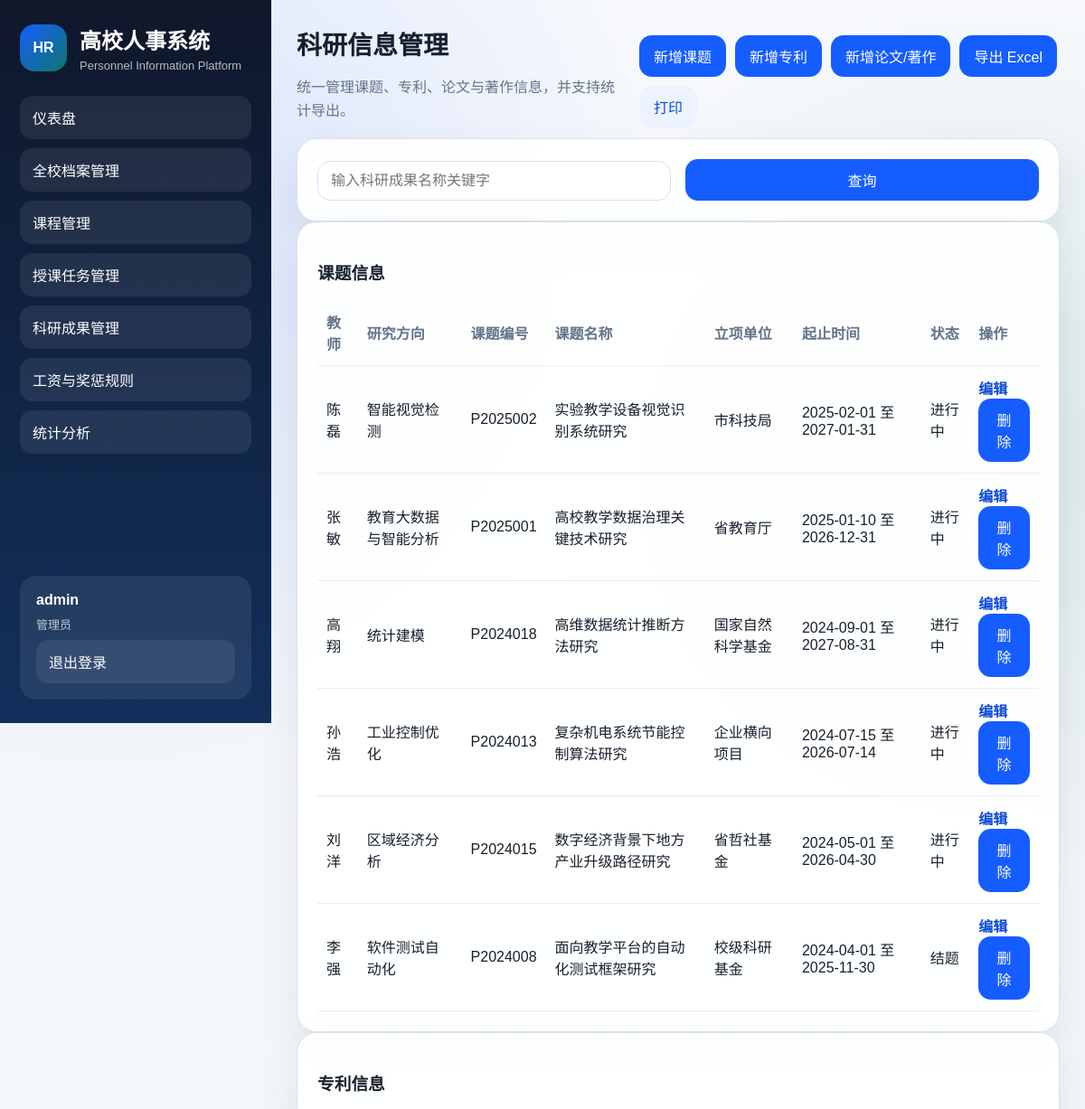
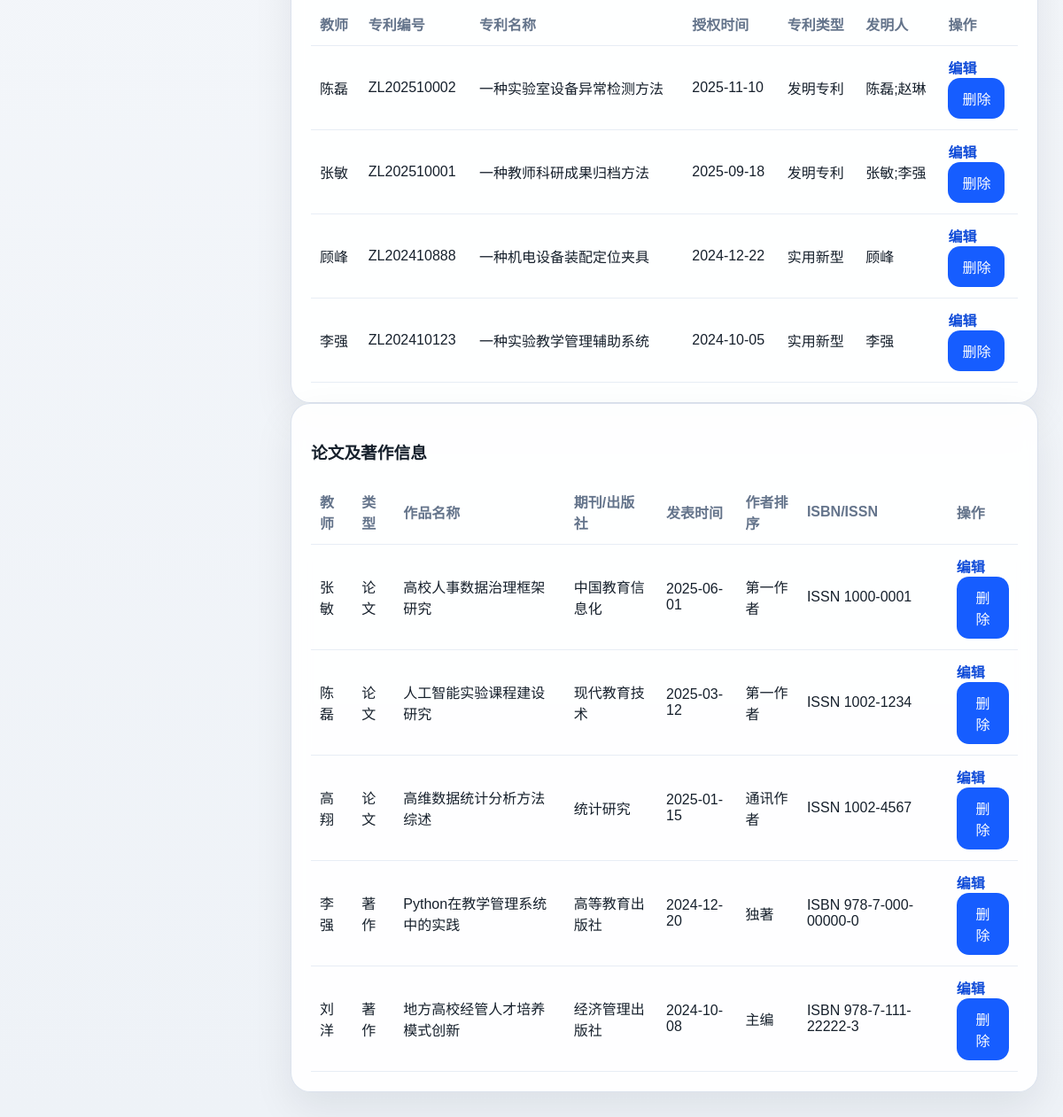
/research (signed in), run on the app's committed database (2 pictures, top to bottom).
### models.py (models this page shows, shortened)
class TimestampMixin:
    created_at = Column(DateTime)
    updated_at = Column(DateTime)

class User(TimestampMixin, Base):
    __tablename__ = "users"
    id = Column(Integer, primary_key=True)
    username = Column(String(64), unique=True, nullable=False, index=True)
    password_hash = Column(String(255), nullable=False)
    role = Column(String(20), nullable=False, default="teacher", index=True)
    employee_id = Column(Integer, ForeignKey("employees.id"))
    employee = relationship("Employee", back_populates="user", uselist=False)

class ResearchProject(TimestampMixin, Base):
    __tablename__ = "research_projects"
    id = Column(Integer, primary_key=True)
    employee_id = Column(Integer, ForeignKey("employees.id"), nullable=False)
    research_direction = Column(String(150), nullable=False)
    project_no = Column(String(32), unique=True, nullable=False, index=True)
    project_name = Column(String(150), nullable=False, index=True)
    sponsor = Column(String(100))
    start_date = Column(Date)
    end_date = Column(Date)
    status = Column(String(20), nullable=False, default="进行中", index=True)
    employee = relationship("Employee", back_populates="research_projects")

class Employee(TimestampMixin, Base):
    __tablename__ = "employees"
    id = Column(Integer, primary_key=True)
    employee_no = Column(String(32), unique=True, nullable=False, index=True)
    name = Column(String(50), nullable=False)
    gender = Column(String(10), nullable=False)
    birth_date = Column(Date)
    education = Column(String(50), index=True)
    degree = Column(String(50))
    major = Column(String(100))
    hire_date = Column(Date)
    department_id = Column(Integer, ForeignKey("departments.id"), nullable=False)
    title = Column(String(50), index=True)
    position = Column(String(50))
    salary_grade = Column(String(20))
    phone = Column(String(30))
    email = Column(String(120))
    reward_punishment = Column(Text)
    status = Column(String(20), nullable=False, default="在职", index=True)
    notes = Column(Text)
    department = relationship("Department", back_populates="employees")
    user = relationship("User", back_populates="employee", uselist=False)
    course_assignments = relationship("TeachingAssignment", back_populates="employee")
    research_projects = relationship("ResearchProject", back_populates="employee")
    patents = relationship("Patent", back_populates="employee")
    publications = relationship("Publication", back_populates="employee")

class Patent(TimestampMixin, Base):
    __tablename__ = "patents"
    id = Column(Integer, primary_key=True)
    employee_id = Column(Integer, ForeignKey("employees.id"), nullable=False)
    patent_no = Column(String(32), unique=True, nullable=False, index=True)
    patent_name = Column(String(150), nullable=False, index=True)
    grant_date = Column(Date)
    patent_type = Column(String(50))
    inventors = Column(String(255))
    employee = relationship("Employee", back_populates="patents")

class Publication(TimestampMixin, Base):
    __tablename__ = "publications"
    id = Column(Integer, primary_key=True)
    employee_id = Column(Integer, ForeignKey("employees.id"), nullable=False)
    work_name = Column(String(150), nullable=False, index=True)
    publisher = Column(String(150))
    publish_date = Column(Date)
    author_order = Column(String(50))
    isbn_issn = Column(String(50))
    work_type = Column(String(20), nullable=False, default="论文")
    employee = relationship("Employee", back_populates="publications")

### app.py (the view)
    @app.route("/research")
    @login_required
    def research_home():
        user = get_current_user()
        project_query, patent_query, publication_query = research_scope(user)
        keyword = request.args.get("keyword", "").strip()
        if keyword:
            project_query = project_query.filter(ResearchProject.project_name.contains(keyword))
            patent_query = patent_query.filter(Patent.patent_name.contains(keyword))
            publication_query = publication_query.filter(Publication.work_name.contains(keyword))
        return render_template(
            "research/index.html",
            projects=project_query.order_by(ResearchProject.start_date.desc()).all(),
            patents=patent_query.order_by(Patent.grant_date.desc()).all(),
            publications=publication_query.order_by(Publication.publish_date.desc()).all(),
            keyword=keyword,
            employees=Employee.query.order_by(Employee.name.asc()).all(),
        )

### app.py (called while the page is built)
def register_context(app: Flask) -> None:
    @app.context_processor
    def inject_user():
        return {
            "current_user": get_current_user(),
            "employee_statuses": EMPLOYEE_STATUSES,
            "gender_options": GENDER_OPTIONS,
            "salary_grade_options": SALARY_GRADE_OPTIONS,
            "course_natures": COURSE_NATURES,
            "research_statuses": RESEARCH_STATUSES,
            "publication_types": PUBLICATION_TYPES,
        }

def research_scope(user: User):
    project_query = ResearchProject.query.join(Employee)
    patent_query = Patent.query.join(Employee)
    publication_query = Publication.query.join(Employee)
    if user.role != "admin":
        project_query = project_query.filter(ResearchProject.employee_id == user.employee_id)
        patent_query = patent_query.filter(Patent.employee_id == user.employee_id)
        publication_query = publication_query.filter(Publication.employee_id == user.employee_id)
    return project_query, patent_query, publication_query

### extensions.py (called while the page is built)
    def init_app(self, app) -> None:
        uri = app.config["SQLALCHEMY_DATABASE_URI"]
        connect_args = {}
        if uri.startswith("sqlite:///"):
            connect_args["check_same_thread"] = False
        engine = create_engine(uri, connect_args=connect_args)
        SessionLocal.configure(bind=engine)
        Base.metadata.bind = engine
        Base.query = SessionLocal.query_property()
        Base.metadata.create_all(bind=engine)
        @app.teardown_appcontext
        def remove_session(exception=None):
            SessionLocal.remove()

### utils.py (called while the page is built)
def get_current_user() -> User | None:
    user_id = session.get("user_id")
    if not user_id:
        return None
    return db.session.get(User, user_id)

def login_required(view):
    @wraps(view)
    def wrapped_view(*args, **kwargs):
        if not get_current_user():
            flash("请先登录系统。", "warning")
            return redirect(url_for("login"))
        return view(*args, **kwargs)
    return wrapped_view

### templates/research/index.html
{% extends 'base.html' %}
{% block content %}
<section class="page-head">
    <div>
        <h2>科研信息管理</h2>
        <p>统一管理课题、专利、论文与著作信息，并支持统计导出。</p>
    </div>
    <div class="actions">
        {% if current_user.role == 'admin' %}
        <a href="{{ url_for('project_create') }}">新增课题</a>
        <a href="{{ url_for('patent_create') }}">新增专利</a>
        <a href="{{ url_for('publication_create') }}">新增论文/著作</a>
        {% endif %}
        <a class="secondary-btn" href="{{ url_for('export_excel', table_name='research') }}">导出 Excel</a>
        <button class="secondary-btn" onclick="window.print()">打印</button>
    </div>
</section>
<section class="panel">
    <form method="get" class="filter-grid">
        <input type="text" name="keyword" placeholder="输入科研成果名称关键字" value="{{ keyword }}">
        <button type="submit">查询</button>
    </form>
</section>
<section class="panel">
    <div class="panel-head"><h3>课题信息</h3></div>
    <table>
        <thead><tr><th>教师</th><th>研究方向</th><th>课题编号</th><th>课题名称</th><th>立项单位</th><th>起止时间</th><th>状态</th><th>操作</th></tr></thead>
        <tbody>
            {% for item in projects %}
            <tr>
                <td>{{ item.employee.name }}</td>
                <td>{{ item.research_direction }}</td>
                <td>{{ item.project_no }}</td>
                <td>{{ item.project_name }}</td>
                <td>{{ item.sponsor }}</td>
                <td>{{ item.start_date }} 至 {{ item.end_date }}</td>
                <td>{{ item.status }}</td>
                <td class="actions-cell">
                    {% if current_user.role == 'admin' %}
                    <a class="text-link" href="{{ url_for('project_edit', record_id=item.id) }}">编辑</a>
                    <form method="post" action="{{ url_for('project_delete', record_id=item.id) }}"><button type="submit" class="tiny-btn danger-btn">删除</button></form>
                    {% else %}查看{% endif %}
                </td>
            </tr>
            {% else %}
            <tr><td colspan="8" class="empty">暂无课题记录</td></tr>
            {% endfor %}
        </tbody>
    </table>
</section>
<section class="panel">
    <div class="panel-head"><h3>专利信息</h3></div>
    <table>
        <thead><tr><th>教师</th><th>专利编号</th><th>专利名称</th><th>授权时间</th><th>专利类型</th><th>发明人</th><th>操作</th></tr></thead>
        <tbody>
            {% for item in patents %}
            <tr>
                <td>{{ item.employee.name }}</td>
                <td>{{ item.patent_no }}</td>
                <td>{{ item.patent_name }}</td>
                <td>{{ item.grant_date }}</td>
                <td>{{ item.patent_type }}</td>
                <td>{{ item.inventors }}</td>
                <td class="actions-cell">
                    {% if current_user.role == 'admin' %}
                    <a class="text-link" href="{{ url_for('patent_edit', record_id=item.id) }}">编辑</a>
                    <form method="post" action="{{ url_for('patent_delete', record_id=item.id) }}"><button type="submit" class="tiny-btn danger-btn">删除</button></form>
                    {% else %}查看{% endif %}
                </td>
            </tr>
            {% else %}
            <tr><td colspan="7" class="empty">暂无专利记录</td></tr>
            {% endfor %}
        </tbody>
    </table>
</section>
<section class="panel">
    <div class="panel-head"><h3>论文及著作信息</h3></div>
    <table>
        <thead><tr><th>教师</th><th>类型</th><th>作品名称</th><th>期刊/出版社</th><th>发表时间</th><th>作者排序</th><th>ISBN/ISSN</th><th>操作</th></tr></thead>
        <tbody>
            {% for item in publications %}
            <tr>
                <td>{{ item.employee.name }}</td>
                <td>{{ item.work_type }}</td>
                <td>{{ item.work_name }}</td>
                <td>{{ item.publisher }}</td>
                <td>{{ item.publish_date }}</td>
                <td>{{ item.author_order }}</td>
                <td>{{ item.isbn_issn }}</td>
                <td class="actions-cell">
                    {% if current_user.role == 'admin' %}
                    <a class="text-link" href="{{ url_for('publication_edit', record_id=item.id) }}">编辑</a>
                    <form method="post" action="{{ url_for('publication_delete', record_id=item.id) }}"><button type="submit" class="tiny-btn danger-btn">删除</button></form>
                    {% else %}查看{% endif %}
                </td>
            </tr>
            {% else %}
            <tr><td colspan="8" class="empty">暂无论文或著作记录</td></tr>
            {% endfor %}
        </tbody>
    </table>
</section>
{% endblock %}

### templates/base.html (shortened to what this page needs)
<!DOCTYPE html>
<html lang="zh-CN">
<head>
    <link rel="stylesheet" href="{{ url_for('static', filename='css/style.css') }}">
</head>
<body class="{% if current_user %}logged-in{% else %}guest{% endif %}">
    <div class="{% if current_user %}app-shell{% else %}public-shell{% endif %}">
        {% if current_user %}
        <aside class="sidebar">
            <div class="brand">
                <div class="brand-mark">HR</div>
                <div>
                    <h1>高校人事系统</h1>
                    <p>Personnel Information Platform</p>
                </div>
            </div>
            <nav class="nav">
                {% if current_user.role == 'admin' %}
                <a href="{{ url_for('dashboard') }}">仪表盘</a>
                <a href="{{ url_for('employee_list') }}">全校档案管理</a>
                <a href="{{ url_for('course_list') }}">课程管理</a>
                <a href="{{ url_for('teaching_list') }}">授课任务管理</a>
                <a href="{{ url_for('research_home') }}">科研成果管理</a>
                <a href="{{ url_for('salary_rules') }}">工资与奖惩规则</a>
                <a href="{{ url_for('statistics') }}">统计分析</a>
                {% else %}
                <a href="{{ url_for('dashboard') }}">仪表盘</a>
                <a href="{{ url_for('employee_list') }}">我的档案</a>
                <a href="{{ url_for('course_list') }}">我的课程</a>
                <a href="{{ url_for('research_home') }}">我的科研</a>
                <a href="{{ url_for('salary_rules') }}">工资与奖惩规则</a>
                {% endif %}
            </nav>
            <div class="account-card">
                <div class="account-name">{{ current_user.username }}</div>
                <div class="account-meta">{{ '管理员' if current_user.role == 'admin' else '教师账号' }}</div>
                <a class="ghost-btn" href="{{ url_for('logout') }}">退出登录</a>
            </div>
        </aside>
        {% endif %}
        <main class="content {% if not current_user %}auth-layout{% endif %}">
            {% block content %}{% endblock %}
        </main>
    </div>
</body>
</html>

### static/css/style.css (style rules this page uses)
:root { --bg: #eef2f7; --panel: rgba(255, 255, 255, 0.92); --ink: #16202c; --muted: #64748b; --brand: #165dff; --brand-2: #0f4bd8; --line: #d7dfeb; --accent: #0f766e; --danger: #d14343; --shadow: 0 18px 45px rgba(17, 24, 39, 0.08); }
* { box-sizing: border-box; }
body { margin: 0; color: var(--ink); font-family: "Microsoft YaHei", "PingFang SC", sans-serif; background: radial-gradient(circle at 10% 10%, rgba(22, 93, 255, 0.14), transparent 25%), radial-gradient(circle at 90% 20%, rgba(15, 118, 110, 0.12), transparent 22%), linear-gradient(180deg, #f7f9fc 0%, var(--bg) 100%); }
a { color: inherit; text-decoration: none; }
.app-shell { min-height: 100vh; display: grid; grid-template-columns: 300px 1fr; }
.sidebar { background: linear-gradient(180deg, #0f172a 0%, #12305c 100%); color: #fff; padding: 26px 22px; display: flex; flex-direction: column; gap: 26px; position: sticky; top: 0; height: 100vh; }
.brand { display: flex; gap: 14px; align-items: center; }
.brand-mark { width: 52px; height: 52px; border-radius: 16px; display: grid; place-items: center; background: linear-gradient(135deg, #165dff, #0f766e); font-weight: 800; }
.brand h1, .brand p { margin: 0; }
.brand p { color: rgba(255, 255, 255, 0.7); font-size: 13px; margin-top: 4px; }
.nav { display: grid; gap: 10px; }
.nav a, .ghost-btn { padding: 12px 14px; border-radius: 14px; background: rgba(255, 255, 255, 0.08); transition: transform .18s ease, background .18s ease; }
.account-card { margin-top: auto; padding: 18px; border-radius: 18px; background: rgba(255, 255, 255, 0.08); display: grid; gap: 8px; }
.account-name { font-weight: 700; }
.account-meta { color: rgba(255,255,255,.72); font-size: 13px; }
.content { padding: 28px; }
.hero-banner, .login-panel, .panel, .metric-card { background: var(--panel); border: 1px solid rgba(215, 223, 235, 0.9); box-shadow: var(--shadow); backdrop-filter: blur(10px); }
.hero-banner h2, .login-hero h2, .page-head h2 { margin: 0; font-size: 28px; }
.hero-banner p, .page-head p, .login-hero p { color: var(--muted); line-height: 1.65; }
.hero-actions, .actions { display: flex; gap: 10px; flex-wrap: wrap; }
.panel, .login-card { border-radius: 22px; padding: 22px; }
.page-head { display: flex; justify-content: space-between; gap: 18px; align-items: center; }
table { width: 100%; border-collapse: collapse; margin-top: 8px; }
th, td { padding: 12px 10px; border-bottom: 1px solid #e7edf5; text-align: left; }
th { color: var(--muted); font-weight: 700; }
form { margin: 0; }
.form-grid, .filter-grid { display: grid; gap: 16px; }
.filter-grid { grid-template-columns: repeat(auto-fit, minmax(150px, 1fr)); align-items: end; }
input, select, textarea, button { font: inherit; }
input, select, textarea { width: 100%; padding: 12px 14px; border: 1px solid var(--line); border-radius: 14px; background: #fff; }
button, .secondary-btn, .actions a { display: inline-flex; align-items: center; justify-content: center; padding: 11px 16px; border: none; border-radius: 14px; background: var(--brand); color: #fff; cursor: pointer; }
.secondary-btn { background: #edf3ff; color: var(--brand-2); }
.text-link { color: var(--brand-2); font-weight: 700; }

### data on the page
User: username "admin", role "管理员"
ResearchProject: employee.name "陈磊", research_direction "智能视觉检测", project_no "P2025002", project_name "实验教学设备视觉识别系统研究", sponsor "市科技局", start_date "2025-02-01", end_date "2027-01-31", status "进行中"
ResearchProject: employee.name "张敏", research_direction "教育大数据与智能分析", project_no "P2025001", project_name "高校教学数据治理关键技术研究", sponsor "省教育厅", start_date "2025-01-10", end_date "2026-12-31", status "进行中"
ResearchProject: employee.name "高翔", research_direction "统计建模", project_no "P2024018", project_name "高维数据统计推断方法研究", sponsor "国家自然科学基金", start_date "2024-09-01", end_date "2027-08-31", status "进行中"
ResearchProject: employee.name "孙浩", research_direction "工业控制优化", project_no "P2024013", project_name "复杂机电系统节能控制算法研究", sponsor "企业横向项目", start_date "2024-07-15", end_date "2026-07-14", status "进行中"
ResearchProject: employee.name "刘洋", research_direction "区域经济分析", project_no "P2024015", project_name "数字经济背景下地方产业升级路径研究", sponsor "省哲社基金", start_date "2024-05-01", end_date "2026-04-30", status "进行中"
ResearchProject: employee.name "李强", research_direction "软件测试自动化", project_no "P2024008", project_name "面向教学平台的自动化测试框架研究", sponsor "校级科研基金", start_date "2024-04-01", end_date "2025-11-30", status "结题"
Patent: employee.name "陈磊", patent_no "ZL202510002", patent_name "一种实验室设备异常检测方法", grant_date "2025-11-10", patent_type "发明专利", inventors "陈磊;赵琳"
Patent: employee.name "张敏", patent_no "ZL202510001", patent_name "一种教师科研成果归档方法", grant_date "2025-09-18", patent_type "发明专利", inventors "张敏;李强"
Patent: employee.name "顾峰", patent_no "ZL202410888", patent_name "一种机电设备装配定位夹具", grant_date "2024-12-22", patent_type "实用新型", inventors "顾峰"
Patent: employee.name "李强", patent_no "ZL202410123", patent_name "一种实验教学管理辅助系统", grant_date "2024-10-05", patent_type "实用新型", inventors "李强"
Publication: employee.name "张敏", work_type "论文", work_name "高校人事数据治理框架研究", publisher "中国教育信息化", publish_date "2025-06-01", author_order "第一作者", isbn_issn "ISSN 1000-0001"
Publication: employee.name "陈磊", work_type "论文", work_name "人工智能实验课程建设研究", publisher "现代教育技术", publish_date "2025-03-12", author_order "第一作者", isbn_issn "ISSN 1002-1234"
Publication: employee.name "高翔", work_type "论文", work_name "高维数据统计分析方法综述", publisher "统计研究", publish_date "2025-01-15", author_order "通讯作者", isbn_issn "ISSN 1002-4567"
Publication: employee.name "李强", work_type "著作", work_name "Python在教学管理系统中的实践", publisher "高等教育出版社", publish_date "2024-12-20", author_order "独著", isbn_issn "ISBN 978-7-000-00000-0"
Publication: employee.name "刘洋", work_type "著作", work_name "地方高校经管人才培养模式创新", publisher "经济管理出版社", publish_date "2024-10-08", author_order "主编", isbn_issn "ISBN 978-7-111-22222-3"
